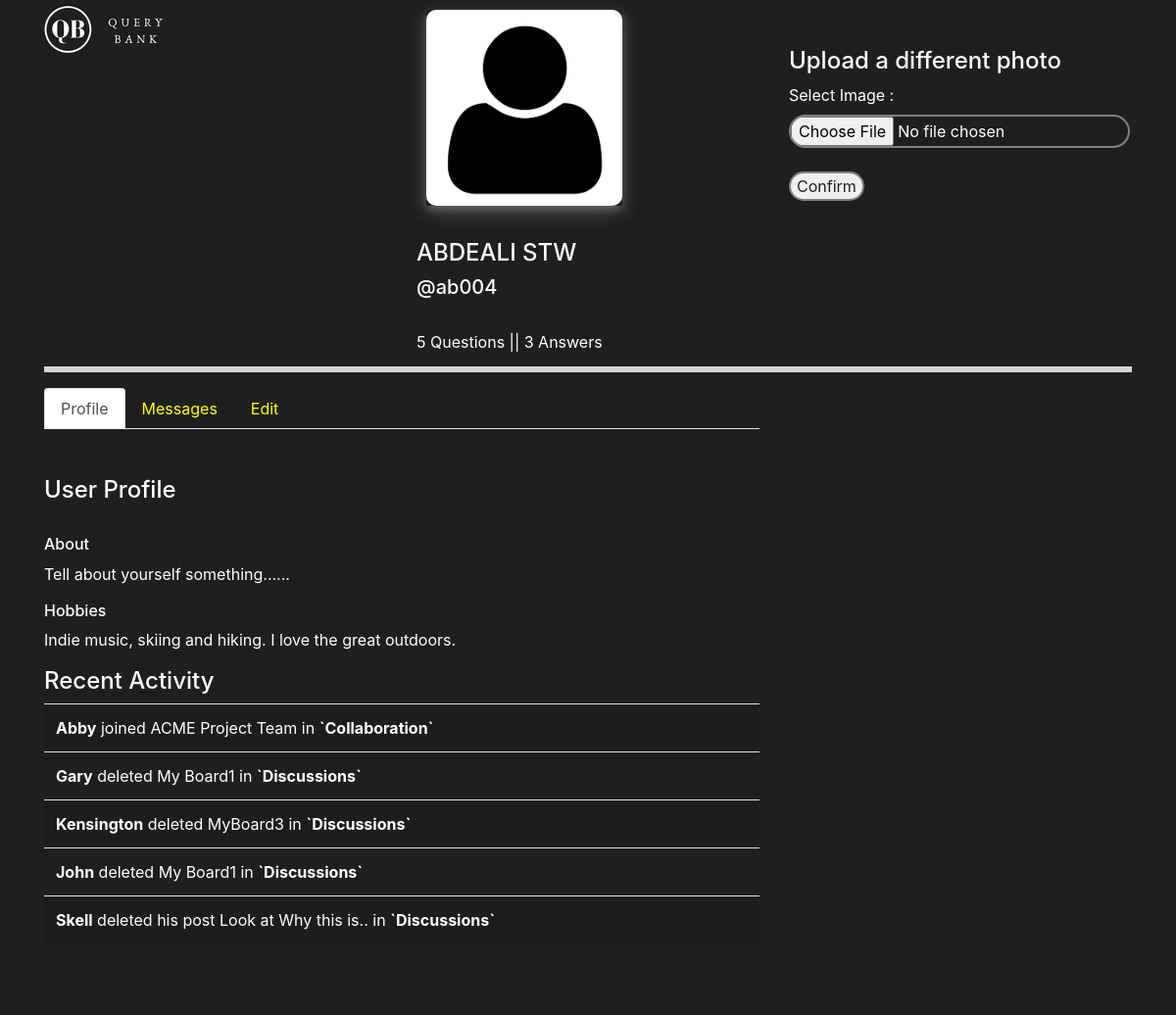
/profile.php (signed in), run on the app's committed database.
### tables this page shows
CREATE TABLE `profile` (
  `usern` varchar(50) NOT NULL,
  `image` varchar(100) NOT NULL DEFAULT 'default.png',
  `about` varchar(251) NOT NULL,
  `hobbies` varchar(251) NOT NULL,
  `follower` int(11) NOT NULL,
  `following` int(11) NOT NULL,
  `street` varchar(151) NOT NULL,
  `city` varchar(51) NOT NULL,
  `pincode` int(10) NOT NULL,
  `chk` tinyint(1) DEFAULT 0,
  `countq` int(11) DEFAULT 0,
  `counta` int(11) DEFAULT 0
);

### profile.php (the view, shortened to what this page needs)
<!DOCTYPE html>
<html lang="en">
<head>
    <link rel="stylesheet" href="https://maxcdn.bootstrapcdn.com/bootstrap/4.0.0/css/bootstrap.min.css">
    <link href="profile_style.css" rel="stylesheet">
</head>
<body>
<div class="container">
     <div class="row">
         <?php
         $username=strtoupper($_SESSION['username']);
         $userid=$_SESSION['userid'];
        $db=mysqli_connect("localhost","root","","userinfo");
        $sql= "SELECT * FROM profile WHERE usern= '$userid'";
        $result=mysqli_query($db,$sql);
        $row=mysqli_fetch_array($result);
             echo "<div class='col-sm-3 col-md-6 col-lg-4' >";
            echo "<a class='navbar-brand' href='home1.php'><img class='img-fluid' alt='Responsive image' src='img/logo3.png'></a>";
            echo "</div>";
            echo "<div class='col-sm-3 col-md-6 col-lg-4' >";
                echo '<div style="width: 200px;box-shadow: 0 4px 8px 0 rgba(255, 255, 255, 0.2), 0 6px 20px 0 rgba(255, 255, 255, 0.19);text-align: center; margin: 10px;">';
                  echo "<img alt='No Image' src='user_img/".$row['image']."' class='img-fluid' style='width: 200px;height: 200px;'>";
                echo'</div>';
                echo "<br>";
                echo "<h4 class='m-t-2'> ".$username." </h4>";
                echo "<h5 class='m-t-2'>@".$_SESSION['userid']."</h5>";
                    echo "<br>";
               echo "<span class='tag tag-primary'><i class='fa fa-user'></i>".$row['countq']." Questions  ||</span>";
                echo "<span class='tag tag-success'><i class='fa fa-user'></i>    ".$row['counta']." Answers</span>";
                 ?>
        </div>
        <div class="col-sm-3 col-md-6 col-lg-4" >
            <br>
            <br>
            <h4 class="m-t-2">Upload a different photo</h4>
            <label for="img">
                <span class="custom-file-control">Select Image :</span>
            </label>
            <form method="post" action="profile.php" enctype="multipart/form-data">
            <input type="file" name="file" accept="img/*" >
            <br>
            <br>
            <button type="submit" name="confirm" id="submit_key">Confirm</button>
            <br>
            </form>
        </div>
    </div>
        <hr class="light-100">
    <div class="row m-y-2">
        <div class="col-lg-8 push-lg-4">
            <ul class="nav nav-tabs">
                <li class="nav-item">
                    <a href="" data-target="#profile" data-toggle="tab" class="nav-link active">Profile</a>
                </li>
                <li class="nav-item">
                    <a href="" data-target="#messages" data-toggle="tab" class="nav-link">Messages</a>
                </li>
                <li class="nav-item">
                    <a href="" data-target="#edit" data-toggle="tab" class="nav-link">Edit</a>
                </li>
            </ul>
            <div class="tab-content p-b-3">
                <br>
                <div class="tab-pane active" id="profile">
                    <br>
                    <h4 class="m-y-2">User Profile</h4>
                    <div class="row">
                        <br>
                        <div class="col-md-12">
                            <br>
                            <h6>About</h6>
                            <p>
                                Tell about yourself something......
                            </p>
                            <h6>Hobbies</h6>
                            <p>
                                Indie music, skiing and hiking. I love the great outdoors.
                            </p>
                        </div>
                        <br>
                        <br>
                        <div class="col-md-12">
                            <h4 class="m-t-2"><span class="fa fa-clock-o ion-clock pull-xs-right"></span> Recent Activity</h4>
                            <table class="table table-hover table-striped">
                                <tbody>
                                    <tr>
                                        <td>
                                            <strong>Abby</strong> joined ACME Project Team in <strong>`Collaboration`</strong>
                                        </td>
                                    </tr>
                                    <tr>
                                        <td>
                                            <strong>Gary</strong> deleted My Board1 in <strong>`Discussions`</strong>
                                        </td>
                                    </tr>
                                    <tr>
                                        <td>
                                            <strong>Kensington</strong> deleted MyBoard3 in <strong>`Discussions`</strong>
                                        </td>
                                    </tr>
                                    <tr>
                                        <td>
                                            <strong>John</strong> deleted My Board1 in <strong>`Discussions`</strong>
                                        </td>
                                    </tr>
                                    <tr>
                                        <td>
                                            <strong>Skell</strong> deleted his post Look at Why this is.. in <strong>`Discussions`</strong>
                                        </td>
                                    </tr>
                                </tbody>
                            </table>
                        </div>
                    </div>
                    <br>
                </div>
            </div>
        </div>
    </div>
</div>
<hr>
</body>

### profile_style.css (style rules this page uses)
a { color: #ffff00; }
* { color: #ffffff; }
.img-fluid { align-content: left; border-radius: 10px 10px 10px 10px; object-fit: contain; }
hr.light-100 { border-top: 6px solid #d5d5d5; width: 100%; margin-top: .8rem; margin-bottom: 1rem; }
input { border: 2px solid grey; border-radius: 25px; }
button { border: 2px solid grey; border-radius: 25px; color: #1f1f1f; }
body { background: #1f1f1f; min-height: 100vh; }

### data on the page
profile: image (placeholder picture), countq "5", counta "3"

### other printed values
$username "ABDEALI STW"
$_SESSION['userid'] "ab004"
